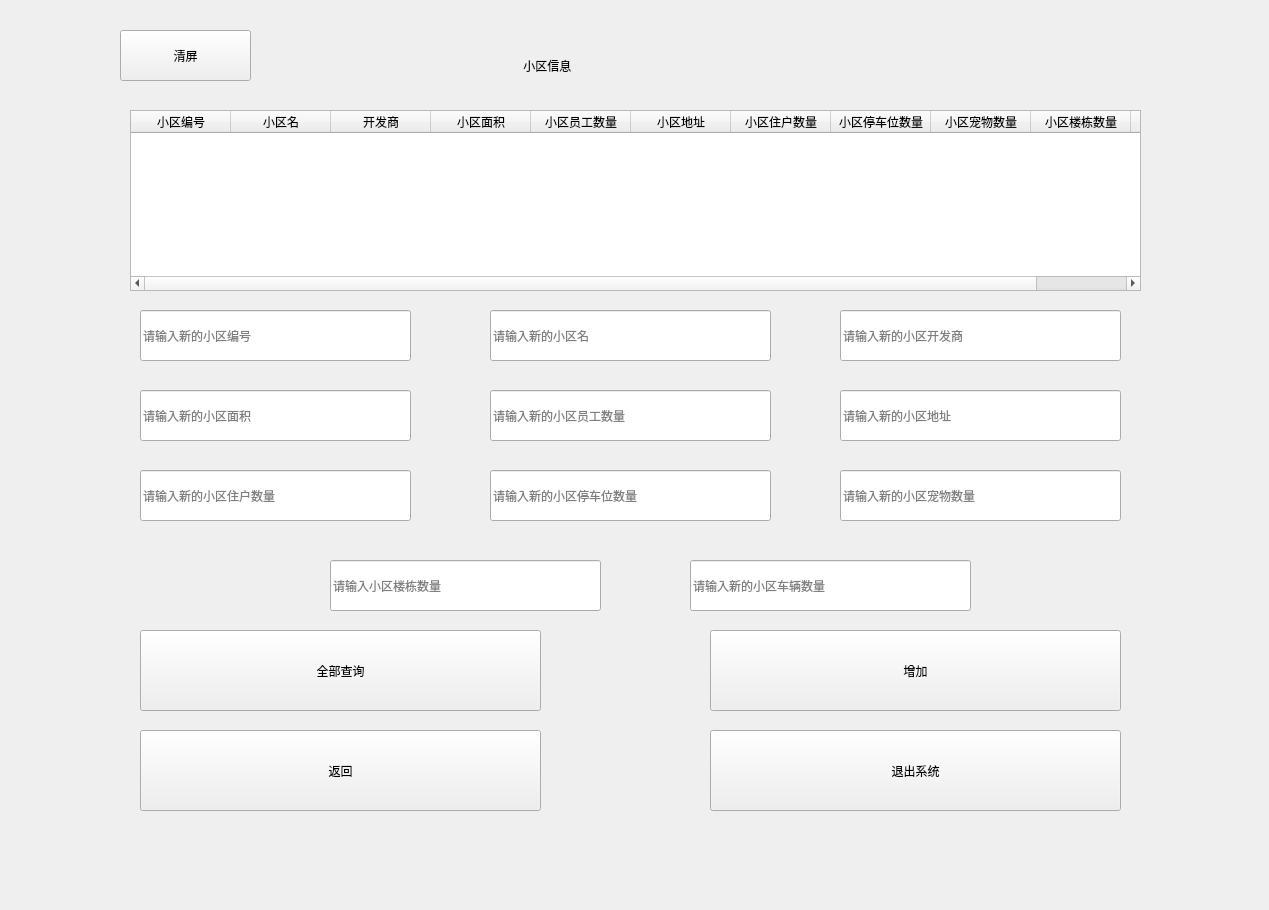
<?xml version="1.0" encoding="UTF-8"?>
<ui version="4.0">
 <class>MainWindow</class>
 <widget class="QMainWindow" name="MainWindow">
  <property name="geometry">
   <rect>
    <x>0</x>
    <y>0</y>
    <width>1269</width>
    <height>910</height>
   </rect>
  </property>
  <property name="minimumSize">
   <size>
    <width>1269</width>
    <height>910</height>
   </size>
  </property>
  <property name="maximumSize">
   <size>
    <width>1269</width>
    <height>910</height>
   </size>
  </property>
  <property name="windowTitle">
   <string>super_root_添加小区</string>
  </property>
  <property name="styleSheet">
   <string notr="true">#centralwidget{border-image: url(:/background/background1.jpg);}</string>
  </property>
  <widget class="QWidget" name="centralwidget">
   <widget class="QTableWidget" name="tableWidget">
    <property name="geometry">
     <rect>
      <x>130</x>
      <y>110</y>
      <width>1011</width>
      <height>181</height>
     </rect>
    </property>
    <property name="alternatingRowColors">
     <bool>true</bool>
    </property>
    <column>
     <property name="text">
      <string>小区编号</string>
     </property>
    </column>
    <column>
     <property name="text">
      <string>小区名</string>
     </property>
    </column>
    <column>
     <property name="text">
      <string>开发商</string>
     </property>
    </column>
    <column>
     <property name="text">
      <string>小区面积</string>
     </property>
    </column>
    <column>
     <property name="text">
      <string>小区员工数量</string>
     </property>
    </column>
    <column>
     <property name="text">
      <string>小区地址</string>
     </property>
    </column>
    <column>
     <property name="text">
      <string>小区住户数量</string>
     </property>
    </column>
    <column>
     <property name="text">
      <string>小区停车位数量</string>
     </property>
    </column>
    <column>
     <property name="text">
      <string>小区宠物数量</string>
     </property>
    </column>
    <column>
     <property name="text">
      <string>小区楼栋数量</string>
     </property>
    </column>
    <column>
     <property name="text">
      <string>小区车辆数量</string>
     </property>
    </column>
   </widget>
   <widget class="QLineEdit" name="lineEdit_2">
    <property name="geometry">
     <rect>
      <x>490</x>
      <y>310</y>
      <width>281</width>
      <height>51</height>
     </rect>
    </property>
    <property name="placeholderText">
     <string>请输入新的小区名</string>
    </property>
   </widget>
   <widget class="QLineEdit" name="lineEdit_3">
    <property name="geometry">
     <rect>
      <x>840</x>
      <y>310</y>
      <width>281</width>
      <height>51</height>
     </rect>
    </property>
    <property name="placeholderText">
     <string>请输入新的小区开发商</string>
    </property>
   </widget>
   <widget class="QLineEdit" name="lineEdit_5">
    <property name="geometry">
     <rect>
      <x>490</x>
      <y>390</y>
      <width>281</width>
      <height>51</height>
     </rect>
    </property>
    <property name="placeholderText">
     <string>请输入新的小区员工数量</string>
    </property>
   </widget>
   <widget class="QPushButton" name="pushButton_2">
    <property name="geometry">
     <rect>
      <x>140</x>
      <y>630</y>
      <width>401</width>
      <height>81</height>
     </rect>
    </property>
    <property name="styleSheet">
     <string notr="true">font: 18pt &quot;Arial&quot;;</string>
    </property>
    <property name="text">
     <string>全部查询</string>
    </property>
   </widget>
   <widget class="QPushButton" name="pushButton_6">
    <property name="geometry">
     <rect>
      <x>710</x>
      <y>730</y>
      <width>411</width>
      <height>81</height>
     </rect>
    </property>
    <property name="styleSheet">
     <string notr="true">font: 18pt &quot;Arial&quot;;</string>
    </property>
    <property name="text">
     <string>退出系统</string>
    </property>
   </widget>
   <widget class="QLineEdit" name="lineEdit_4">
    <property name="geometry">
     <rect>
      <x>140</x>
      <y>390</y>
      <width>271</width>
      <height>51</height>
     </rect>
    </property>
    <property name="placeholderText">
     <string>请输入新的小区面积</string>
    </property>
   </widget>
   <widget class="QPushButton" name="pushButton_1">
    <property name="geometry">
     <rect>
      <x>120</x>
      <y>30</y>
      <width>131</width>
      <height>51</height>
     </rect>
    </property>
    <property name="styleSheet">
     <string notr="true">font: 18pt &quot;Arial&quot;;</string>
    </property>
    <property name="text">
     <string>清屏</string>
    </property>
   </widget>
   <widget class="QPushButton" name="pushButton_4">
    <property name="geometry">
     <rect>
      <x>140</x>
      <y>730</y>
      <width>401</width>
      <height>81</height>
     </rect>
    </property>
    <property name="styleSheet">
     <string notr="true">font: 18pt &quot;Arial&quot;;</string>
    </property>
    <property name="text">
     <string>返回</string>
    </property>
   </widget>
   <widget class="QLabel" name="label">
    <property name="geometry">
     <rect>
      <x>510</x>
      <y>40</y>
      <width>221</width>
      <height>51</height>
     </rect>
    </property>
    <property name="styleSheet">
     <string notr="true">font: 18pt &quot;Arial&quot;;</string>
    </property>
    <property name="text">
     <string>    小区信息</string>
    </property>
   </widget>
   <widget class="QLineEdit" name="lineEdit">
    <property name="geometry">
     <rect>
      <x>140</x>
      <y>310</y>
      <width>271</width>
      <height>51</height>
     </rect>
    </property>
    <property name="placeholderText">
     <string>请输入新的小区编号</string>
    </property>
   </widget>
   <widget class="QPushButton" name="pushButton_7">
    <property name="geometry">
     <rect>
      <x>710</x>
      <y>630</y>
      <width>411</width>
      <height>81</height>
     </rect>
    </property>
    <property name="styleSheet">
     <string notr="true">font: 18pt &quot;Arial&quot;;</string>
    </property>
    <property name="text">
     <string>增加</string>
    </property>
   </widget>
   <widget class="QLineEdit" name="lineEdit_6">
    <property name="geometry">
     <rect>
      <x>840</x>
      <y>390</y>
      <width>281</width>
      <height>51</height>
     </rect>
    </property>
    <property name="placeholderText">
     <string>请输入新的小区地址</string>
    </property>
   </widget>
   <widget class="QLineEdit" name="lineEdit_7">
    <property name="geometry">
     <rect>
      <x>140</x>
      <y>470</y>
      <width>271</width>
      <height>51</height>
     </rect>
    </property>
    <property name="placeholderText">
     <string>请输入新的小区住户数量</string>
    </property>
   </widget>
   <widget class="QLineEdit" name="lineEdit_8">
    <property name="geometry">
     <rect>
      <x>490</x>
      <y>470</y>
      <width>281</width>
      <height>51</height>
     </rect>
    </property>
    <property name="placeholderText">
     <string>请输入新的小区停车位数量</string>
    </property>
   </widget>
   <widget class="QLineEdit" name="lineEdit_9">
    <property name="geometry">
     <rect>
      <x>840</x>
      <y>470</y>
      <width>281</width>
      <height>51</height>
     </rect>
    </property>
    <property name="placeholderText">
     <string>请输入新的小区宠物数量</string>
    </property>
   </widget>
   <widget class="QLineEdit" name="lineEdit_10">
    <property name="geometry">
     <rect>
      <x>330</x>
      <y>560</y>
      <width>271</width>
      <height>51</height>
     </rect>
    </property>
    <property name="placeholderText">
     <string>请输入小区楼栋数量</string>
    </property>
   </widget>
   <widget class="QLineEdit" name="lineEdit_11">
    <property name="geometry">
     <rect>
      <x>690</x>
      <y>560</y>
      <width>281</width>
      <height>51</height>
     </rect>
    </property>
    <property name="placeholderText">
     <string>请输入新的小区车辆数量</string>
    </property>
   </widget>
  </widget>
 </widget>
 <resources>
  <include location="image/super_root_add_community.qrc"/>
 </resources>
 <connections/>
</ui>
